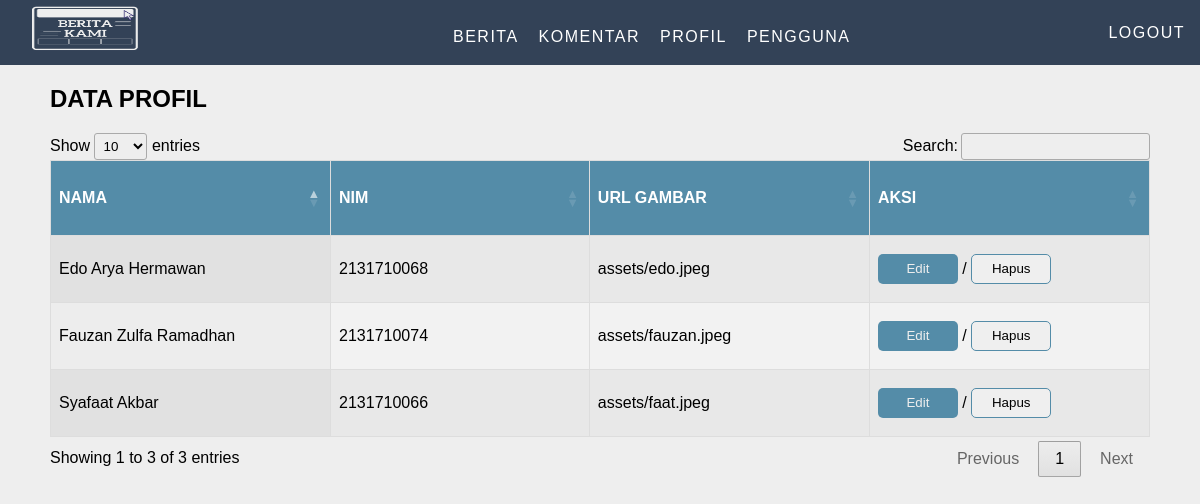
/admin/profile.php, run on the app's committed database.
### tables this page shows
CREATE TABLE `profile` (
  `id` int(11) NOT NULL,
  `nama` varchar(100) NOT NULL,
  `nim` varchar(20) NOT NULL,
  `gambar` varchar(256) NOT NULL
);

### admin/profile.php (the view, shortened to what this page needs)
<!DOCTYPE html>
<html lang="en">
<head>
    <link rel="stylesheet" href="styleAdmin/style.css">
    <link rel="stylesheet" type="text/css" href="https://cdn.datatables.net/1.12.1/css/jquery.dataTables.min.css">
</head>
<body>
    <nav>
        <a href="index.php" class="logo">
            <div class="logoBk">
                <img src="../assets/logoBk.png" alt="">
            </div>
        </a>
        <div>
            <ul class="menu">
                <li><a href="index.php">Berita</a></li>
                <li><a href="komentarBerita.php">Komentar</a></li>
                <li><a href="profile.php">profil</a></li>
                <li><a href="user.php">pengguna</a></li>
            </ul>
        </div>
        <a href="logout.php" class="login">logout</a>
    </nav>
    <section id="indexMain">
        <h1>DATA PROFIL</h1>
        <table id="example" class="display" style="width:100%">
            <thead>
                <tr>
                    <th>NAMA</th>
                    <th>NIM</th>
                    <th>URL GAMBAR</th>
                    <th>AKSI</th>
                </tr>
            </thead>
            <tbody>
                <?php
                include "../koneksi.php";
                $id = "";
                $query = "select * from profile";
                $result = $mysqli->query($query);
                $num_results = $result->num_rows;
                if ($num_results > 0) {
                    while ($row = $result->fetch_assoc()) {
                        extract($row);
                        ?>
                        <tr>
                            <td><?php echo ("{$nama}"); ?></td>
                            <td><?php echo ("{$nim}"); ?></td>
                            <td><?php echo ("{$gambar}"); ?></td>
                            <td><?php echo ("<a href='updateProfile.php?id={$id}'><button style='background-color : #548CA8; border-radius : 5px; width: 80px; height: 30px; color : #EEEEEE; border : none; '>Edit</button></a> / <a href='#' onclick='delete_data({$id});'><button style='backgorund-color : #EEEEEE; border-radius : 5px;border: 1px solid #548CA8;width: 80px; height: 30px;'>Hapus</button></a>"); ?></td>
                        </tr>
                <?php
                    }
                }
                ?>
            </tbody>
        </table>
    </section>
    <br>
    <br>
</body>
</html>

### admin/styleAdmin/style.css (style rules this page uses)
* { box-sizing: border-box; }
html { scroll-behavior: smooth; }
body { margin: 0; margin-top: 0; font-family: Verdana, sans-serif; background-color: #EEEEEE; }
ul { padding-top: 8px; list-style: none !important; }
a { text-decoration: none !important; color: #fff; }
nav { display: flex; justify-content: space-between; text-transform: uppercase; align-items: center; letter-spacing: 1.5px; background-color: #334257; padding: 15px; height: 65px; }
nav .logoBk img { padding-top: 20px; width: 140px; height: 110px; }
.logo { font-weight: bold; color: #fff; font-size: 23px; }
.logo img { width: 150px; height: 50px; }
.menu { display: flex; }
.menu li a { color: #fff; padding: 10px; }
.login { color: #fff; }
#indexMain { padding-left: 50px; padding-right: 50px; }
#example { font-family: Verdana, sans-serif; border-collapse: collapse; width: 100%; }
#example td, #example th { border: 1px solid #ddd; padding: 8px; white-space: nowrap; overflow: hidden; max-width: 180px; height: 50px; text-overflow: ellipsis; }
#example tr:nth-child(even) { background-color: #f2f2f2; }
#example th { padding-top: 12px; padding-bottom: 12px; text-align: left; background-color: #548CA8; color: white; }
#example tr td a { color: #334257; }

### data on the page
profile: nama "Fauzan Zulfa Ramadhan", nim "2131710074", gambar "assets/fauzan.jpeg"
profile: nama "Edo Arya Hermawan", nim "2131710068", gambar "assets/edo.jpeg"
profile: nama "Syafaat Akbar", nim "2131710066", gambar "assets/faat.jpeg"
